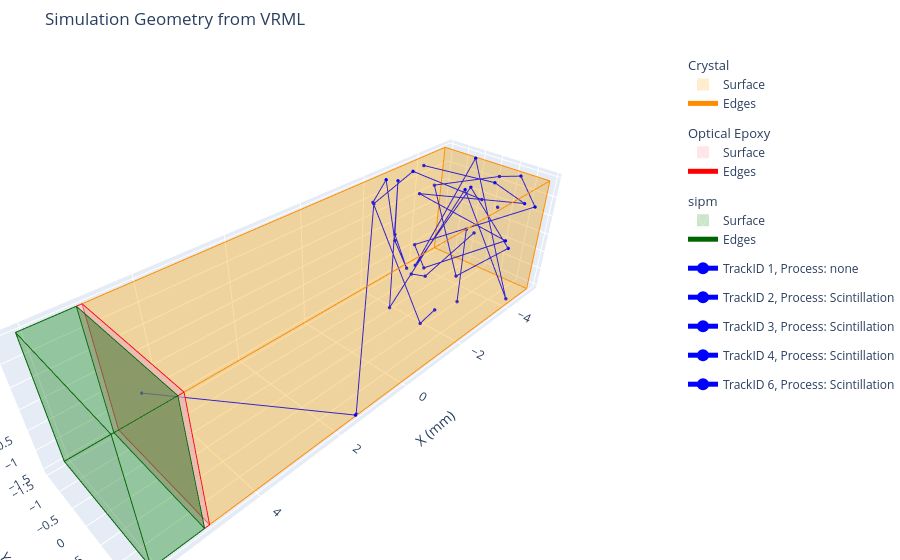

This figure's notebook cell:
### Code cell
# Get the track of the first event
event_id = event_ids[0]
event_df = crystal_phsa_df.filter(pl.col("EventID") == event_id).sort("TrackID")
unique_track_ids = event_df["TrackID"].unique()

fig = qmirt.plot.plot_wrl_file(
    "../../simple_lyso_sipm.wrl",
    style_sheet=style_sheet_path,
    exclude_patterns=["world:*"],
    # exclude_patterns=["crystal:*", "world:*"],
    exclude_mode="replace",
)

selected_track_ids = unique_track_ids[:5]  # Select the first 5 tracks for plotting
# Add tracks to the figure
for track_id in selected_track_ids:
    track_df = event_df.filter(pl.col("TrackID") == track_id)
    fig.add_trace(
        qmirt.plot.track.create_plotly_go_track(
            track_df,
            style={
                "marker": {"size": 2, "color": "blue"},
                "line": {"width": 2, "color": "blue"},
            },
        )
    )


fig.show()

### Figure 1 — Plotly figure (JSON) as saved in the notebook; plotly's stock layout.template omitted (floating-point values rounded to 4 significant figures)
{"data": [{"color": "orange", "flatshading": true, "i": [0, 0, 4, 4, 7, 7, 6, 6, 5, 5, 4, 4], "j": [3, 2, 7, 3, 6, 2, 5, 1, 4, 0, 5, 6], "k": [2, 1, 3, 0, 2, 3, 1, 2, 0, 1, 6, 7], "legendgroup": "Geometry Crystal", "legendgrouptitle": {"text": "Crystal"}, "name": "Surface", "opacity": 0.2, "showlegend": true, "type": "mesh3d", "x": [-5, 5, 5, -5, -5, 5, 5, -5], "y": [-1.5, -1.5, 1.5, 1.5, -1.5, -1.5, 1.5, 1.5], "z": [-1.5, -1.5, -1.5, -1.5, 1.5, 1.5, 1.5, 1.5]}, {"hoverinfo": "skip", "legendgroup": "Geometry Crystal", "line": {"color": "darkorange", "width": 2}, "mode": "lines", "name": "Edges", "showlegend": true, "type": "scatter3d", "x": [-5, -5, null, 5, -5, null, 5, 5, null, -5, 5, null, -5, -5, null, -5, -5, null, -5, -5, null, 5, -5, null, 5, 5, null, 5, 5, null, 5, 5, null, -5, 5, null], "y": [-1.5, 1.5, null, 1.5, 1.5, null, -1.5, 1.5, null, -1.5, -1.5, null, -1.5, 1.5, null, 1.5, 1.5, null, -1.5, -1.5, null, 1.5, 1.5, null, 1.5, 1.5, null, -1.5, 1.5, null, -1.5, -1.5, null, -1.5, -1.5, null], "z": [-1.5, -1.5, null, -1.5, -1.5, null, -1.5, -1.5, null, -1.5, -1.5, null, 1.5, 1.5, null, -1.5, 1.5, null, -1.5, 1.5, null, 1.5, 1.5, null, -1.5, 1.5, null, 1.5, 1.5, null, -1.5, 1.5, null, 1.5, 1.5, null]}, {"color": "pink", "flatshading": true, "i": [0, 0, 4, 4, 7, 7, 6, 6, 5, 5, 4, 4], "j": [3, 2, 7, 3, 6, 2, 5, 1, 4, 0, 5, 6], "k": [2, 1, 3, 0, 2, 3, 1, 2, 0, 1, 6, 7], "legendgroup": "Geometry Optical Epoxy", "legendgrouptitle": {"text": "Optical Epoxy"}, "name": "Surface", "opacity": 0.4, "showlegend": true, "type": "mesh3d", "x": [5, 5.1, 5.1, 5, 5, 5.1, 5.1, 5], "y": [-1.5, -1.5, 1.5, 1.5, -1.5, -1.5, 1.5, 1.5], "z": [-1.5, -1.5, -1.5, -1.5, 1.5, 1.5, 1.5, 1.5]}, {"hoverinfo": "skip", "legendgroup": "Geometry Optical Epoxy", "line": {"color": "red", "width": 2}, "mode": "lines", "name": "Edges", "showlegend": true, "type": "scatter3d", "x": [5, 5, null, 5.1, 5, null, 5.1, 5.1, null, 5, 5.1, null, 5, 5, null, 5, 5, null, 5, 5, null, 5.1, 5, null, 5.1, 5.1, null, 5.1, 5.1, null, 5.1, 5.1, null, 5, 5.1, null], "y": [-1.5, 1.5, null, 1.5, 1.5, null, -1.5, 1.5, null, -1.5, -1.5, null, -1.5, 1.5, null, 1.5, 1.5, null, -1.5, -1.5, null, 1.5, 1.5, null, 1.5, 1.5, null, -1.5, 1.5, null, -1.5, -1.5, null, -1.5, -1.5, null], "z": [-1.5, -1.5, null, -1.5, -1.5, null, -1.5, -1.5, null, -1.5, -1.5, null, 1.5, 1.5, null, -1.5, 1.5, null, -1.5, 1.5, null, 1.5, 1.5, null, -1.5, 1.5, null, 1.5, 1.5, null, -1.5, 1.5, null, 1.5, 1.5, null]}, {"color": "green", "flatshading": true, "i": [0, 0, 4, 4, 7, 7, 6, 6, 5, 5, 4, 4], "j": [3, 2, 7, 3, 6, 2, 5, 1, 4, 0, 5, 6], "k": [2, 1, 3, 0, 2, 3, 1, 2, 0, 1, 6, 7], "legendgroup": "Geometry sipm", "legendgrouptitle": {"text": "sipm"}, "name": "Surface", "opacity": 0.2, "showlegend": true, "type": "mesh3d", "x": [5.1, 6.1, 6.1, 5.1, 5.1, 6.1, 6.1, 5.1], "y": [-1.5, -1.5, 1.5, 1.5, -1.5, -1.5, 1.5, 1.5], "z": [-1.5, -1.5, -1.5, -1.5, 1.5, 1.5, 1.5, 1.5]}, {"hoverinfo": "skip", "legendgroup": "Geometry sipm", "line": {"color": "darkgreen", "width": 2}, "mode": "lines", "name": "Edges", "showlegend": true, "type": "scatter3d", "x": [5.1, 5.1, null, 6.1, 5.1, null, 6.1, 6.1, null, 5.1, 6.1, null, 5.1, 5.1, null, 5.1, 5.1, null, 5.1, 5.1, null, 6.1, 5.1, null, 6.1, 6.1, null, 6.1, 6.1, null, 6.1, 6.1, null, 5.1, 6.1, null], "y": [-1.5, 1.5, null, 1.5, 1.5, null, -1.5, 1.5, null, -1.5, -1.5, null, -1.5, 1.5, null, 1.5, 1.5, null, -1.5, -1.5, null, 1.5, 1.5, null, 1.5, 1.5, null, -1.5, 1.5, null, -1.5, -1.5, null, -1.5, -1.5, null], "z": [-1.5, -1.5, null, -1.5, -1.5, null, -1.5, -1.5, null, -1.5, -1.5, null, 1.5, 1.5, null, -1.5, 1.5, null, -1.5, 1.5, null, 1.5, 1.5, null, -1.5, 1.5, null, 1.5, 1.5, null, -1.5, 1.5, null, 1.5, 1.5, null]}, {"line": {"color": "blue", "width": 2}, "marker": {"color": "blue", "size": 2}, "mode": "markers+lines", "name": "TrackID 1, Process: none", "type": "scatter3d", "x": [-4.131, -3.229], "y": [0.0, 0.5727], "z": [0.0, -1.5]}, {"line": {"color": "blue", "width": 2}, "marker": {"color": "blue", "size": 2}, "mode": "markers+lines", "name": "TrackID 2, Process: Scintillation", "type": "scatter3d", "x": [-5.0, -3.19, -2.273, 1.422, 1.475, 5.0], "y": [-0.1995, -1.098, -1.5, 1.472, 1.5, 0.05176], "z": [0.4532, 1.5, 0.826, -1.5, -1.473, 0.5146]}, {"line": {"color": "blue", "width": 2}, "marker": {"color": "blue", "size": 2}, "mode": "markers+lines", "name": "TrackID 3, Process: Scintillation", "type": "scatter3d", "x": [-5.0, -3.605, -3.205], "y": [-0.2822, -0.7375, -0.9071], "z": [-0.5489, -1.5, -1.327]}, {"line": {"color": "blue", "width": 2}, "marker": {"color": "blue", "size": 2}, "mode": "markers+lines", "name": "TrackID 4, Process: Scintillation", "type": "scatter3d", "x": [-4.146, -4.011, -3.961, -4.066, -3.388, -3.913, -4.039, -4.514, -4.767, -5.0, -4.689, -4.194, -3.587, -3.41, -3.854, -4.937, -4.211, -3.212, -1.826, -2.514, -3.153, -3.566, -3.165, -2.367, -2.239, -1.856, -1.999], "y": [-1.5, 0.6524, 1.5, -1.5, 1.5, -1.025, -1.5, 1.5, 0.878, 0.1926, -1.5, -0.1556, 1.5, 0.4055, -1.279, -0.5102, 1.372, 0.3879, -0.4593, -0.9972, -1.5, -1.348, -1.5, -1.232, -1.5, 0.4853, 0.7577], "z": [1.25, 1.5, 1.281, 0.4982, 0.5574, -1.5, -1.014, 1.005, 1.5, 1.209, 0.538, -1.5, 0.2792, 1.5, -1.5, 1.5, -1.5, 1.5, -1.5, 1.5, -0.3548, -1.5, -0.5392, 1.5, 0.8729, -1.5, -1.035]}, {"line": {"color": "blue", "width": 2}, "marker": {"color": "blue", "size": 2}, "mode": "markers+lines", "name": "TrackID 6, Process: Scintillation", "type": "scatter3d", "x": [-5.0], "y": [0.2838], "z": [0.4055]}], "layout": {"legend": {"itemsizing": "constant"}, "margin": {"b": 0, "l": 0, "r": 0, "t": 50}, "scene": {"aspectmode": "data", "camera": {"eye": {"x": 1.5, "y": 1.5, "z": 1.5}}, "xaxis": {"title": {"text": "X (mm)"}}, "yaxis": {"title": {"text": "Y (mm)"}}, "zaxis": {"title": {"text": "Z (mm)"}}}, "title": {"text": "Simulation Geometry from VRML"}}}
